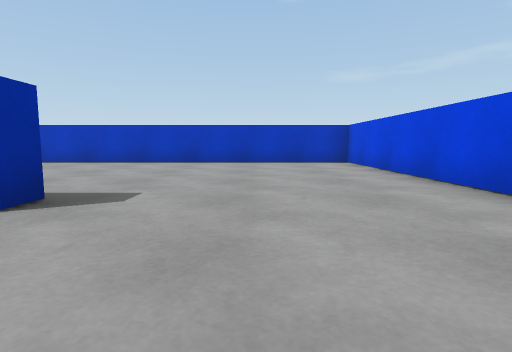
[1] (above)

16 first-person views from a walk through a scene from a Unity 3-D project. The camera is 0.51 m above the floor, tilts 6° down and sees 80° across. The floor is counted in squares, 1 m on a side. Each view is taken from the middle of a square. On the plan, view 1 faces up. The plan holds only what a view shows up to about 9 squares ahead; the rest is blank.

[2]
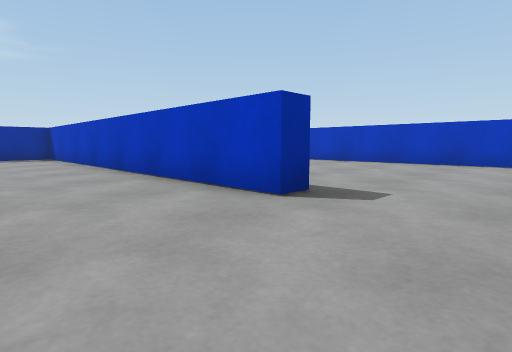

[3]
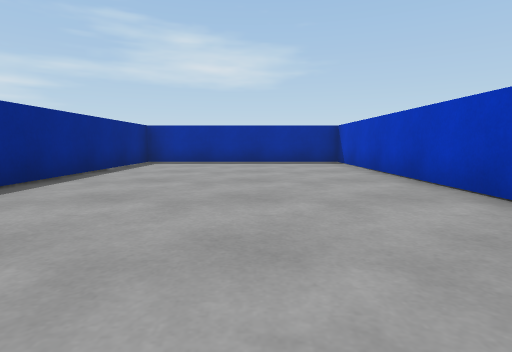

[4]
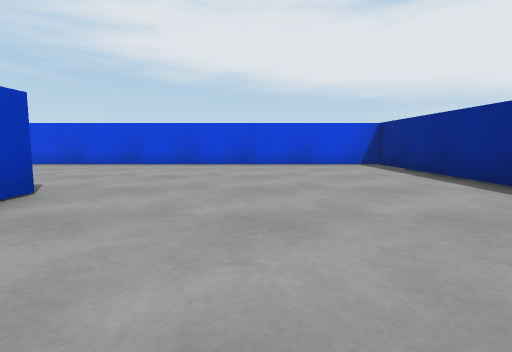

[5]
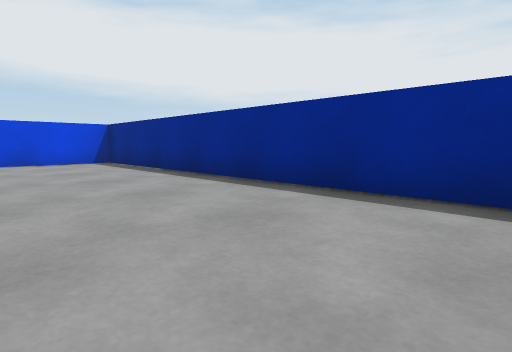

[6]
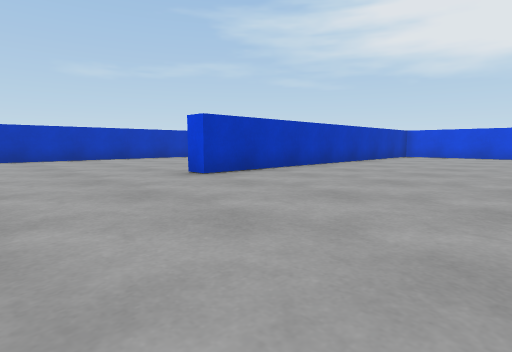

[7]
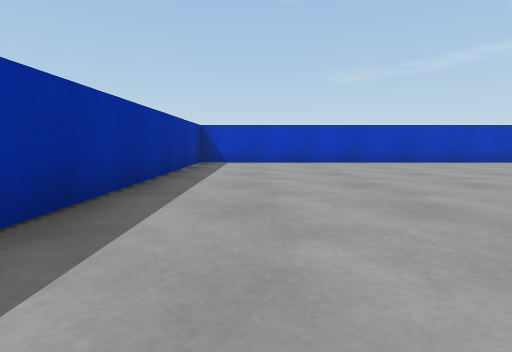

[8]
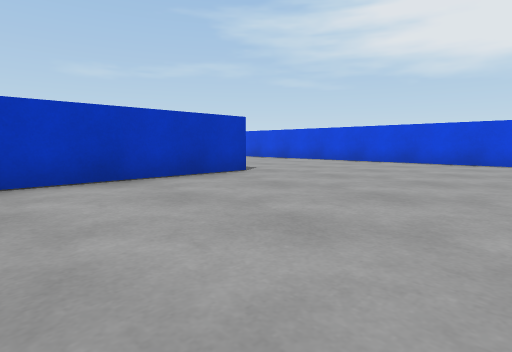

[9]
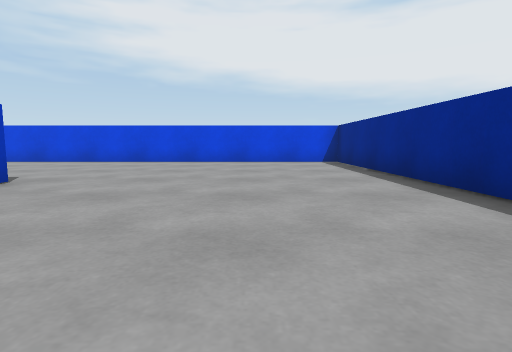

[10]
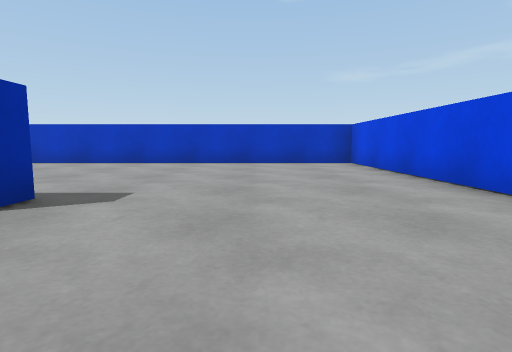

[11]
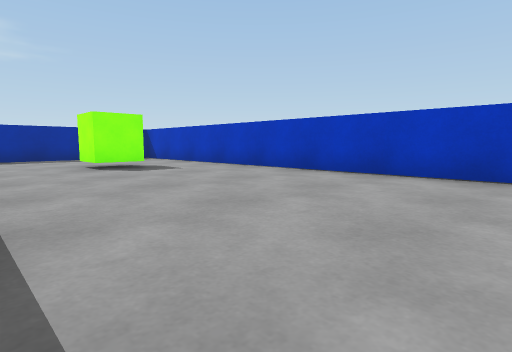

[12]
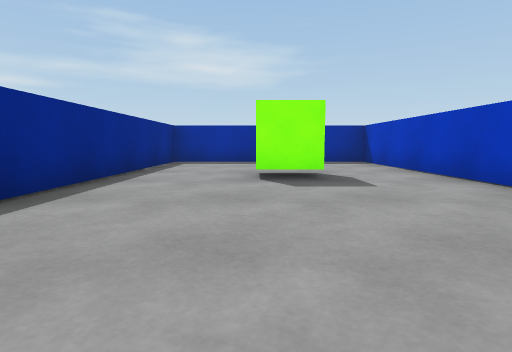

[13]
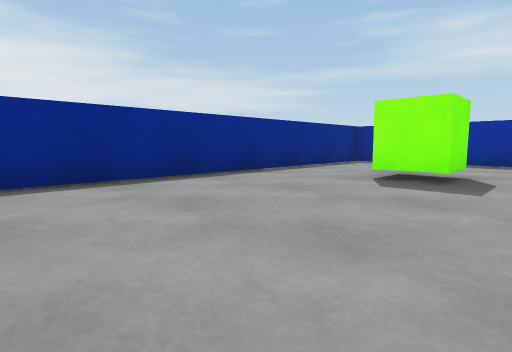

[14]
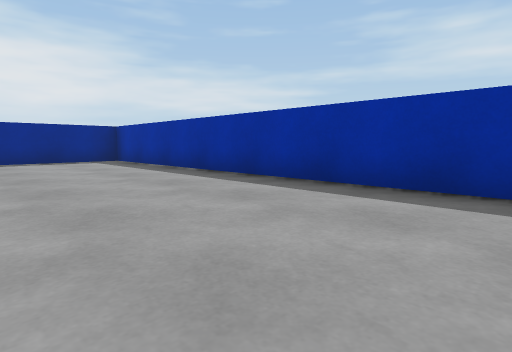

[15]
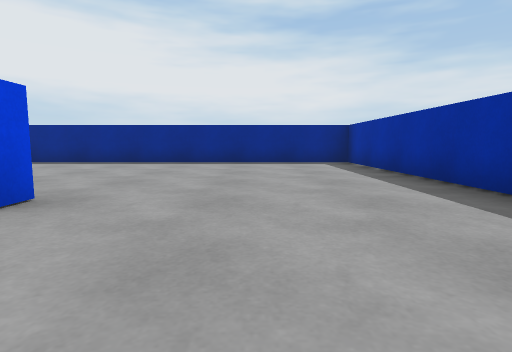

[16]
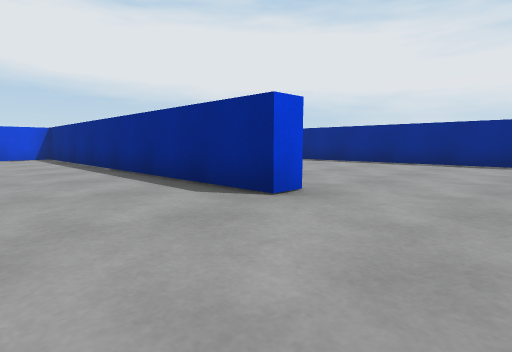

### Floor plan
Points are (right, up) in squares from view 1. A wall is a line through its corners. A room is listed if a view was taken in it or the views show most of it. See-through windows are left out.
Room 1 (views 1, 2, 3, 4, 5, 6, 7, 8, 9, 10, 11, 12, 13, 14, 15, 16)
walls: (-1.9, 2.8) (-1.9, 2.3) (-11.5, 2.3) (-11.5, -3) (2.5, -3) (2.5, 8.3) (-7, 8.3) (-7, 8.7) (2.5, 8.7) (2.5, 20) (-11.5, 20) (-11.5, 14.7) (-3.2, 14.7); (-2, 14.3) (-11.5, 14.3) (-11.5, 2.7) (-2.9, 2.7)
objects: green cube (-8, 17) to (-8, 18)

Positions as (right, up) in squares from view 1, and headings:
1: (0, 0), facing up
2: (0, 0), facing up-left
3: (-3, 0), facing left
4: (-5, 0), facing right
5: (-6, 0), facing down-right
6: (-10, 4), facing up-right
7: (-10, 6), facing up
8: (-6, 10), facing up-right
9: (-6, 11), facing right
10: (0, 12), facing up
11: (-1, 15), facing up-left
12: (-3, 17), facing left
13: (-3, 19), facing down-left
14: (-8, 12), facing down-left
15: (-9, 11), facing down
16: (-9, 11), facing down-right
